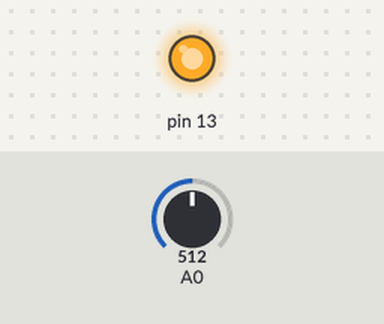
Recording of a sketch running on a simulated Arduino Uno, built with avr-gcc and run on an emulated ATmega328P. On the bench: output pins drawn as LEDs (lit = HIGH). The test bench sets the inputs (shaded band); at power-on: A0 = 512.

Above: at 1.2 s.
1.3 s: A0 set to 493
At 2.3 s:
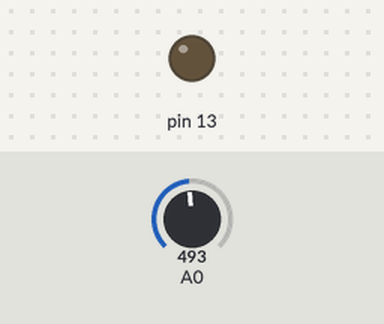
2.8 s: A0 set to 716
At 3.5 s:
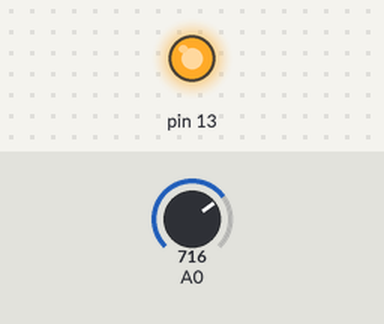
4.3 s: A0 set to 511
At 4.6 s:
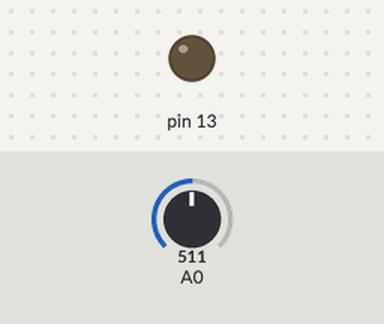
Timing chart, 0 to 7.3 s (numbered marks = the images above; inputs shaded):
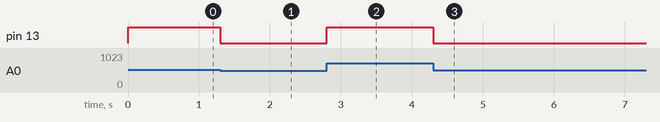

Measured:
- the behaviour switches between 512 and 511 on A0 (found by bisection; images 0 and 1)
- after the input at 1.3 s, pin 13: HIGH → LOW at once
- after the input at 2.8 s, pin 13: LOW → HIGH at once
- after the input at 4.3 s, pin 13: HIGH → LOW at once

The sketch:

sketch_mar23a.ino
```cpp
void setup() {
  Serial.begin(9600);
  pinMode(13, OUTPUT);
}

void loop() {
  int v = analogRead(A0);
  analogWrite(13, v / 4);
}
```
